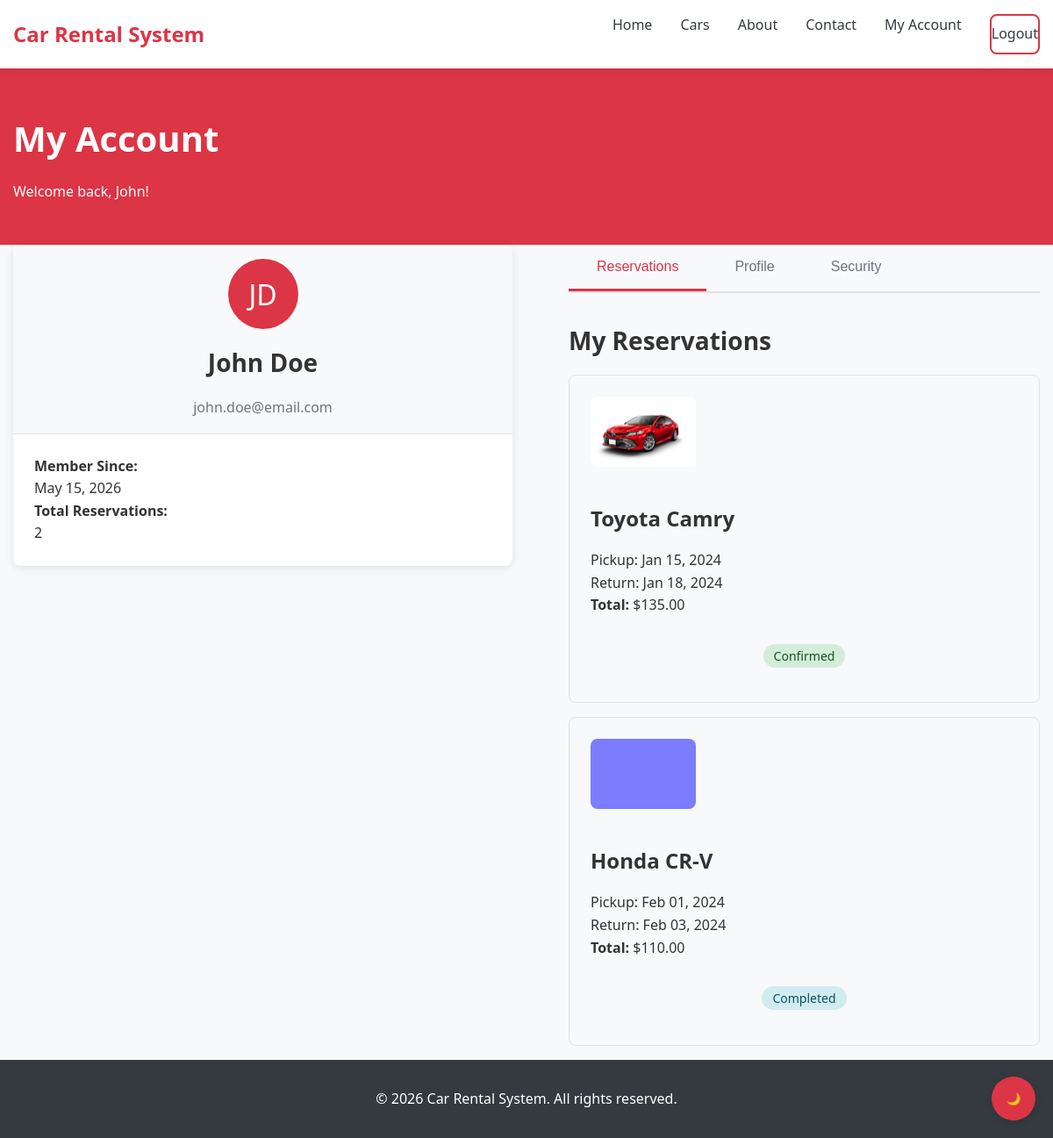
Screenshot of /account/index.php (signed in) with the database file from the repository.
### tables this page shows
CREATE TABLE users (
    id INT PRIMARY KEY AUTO_INCREMENT,
    first_name VARCHAR(50) NOT NULL,
    last_name VARCHAR(50) NOT NULL,
    email VARCHAR(100) UNIQUE NOT NULL,
    phone VARCHAR(20),
    password VARCHAR(255) NOT NULL,
    address TEXT,
    created_at TIMESTAMP DEFAULT CURRENT_TIMESTAMP,
    updated_at TIMESTAMP DEFAULT CURRENT_TIMESTAMP ON UPDATE CURRENT_TIMESTAMP
);

CREATE TABLE reservations (
    id INT PRIMARY KEY AUTO_INCREMENT,
    user_id INT NOT NULL,
    car_id INT NOT NULL,
    pickup_date DATE NOT NULL,
    return_date DATE NOT NULL,
    total_amount DECIMAL(10,2) NOT NULL,
    status ENUM('Pending', 'Confirmed', 'Cancelled', 'Completed') DEFAULT 'Pending',
    created_at TIMESTAMP DEFAULT CURRENT_TIMESTAMP,
    updated_at TIMESTAMP DEFAULT CURRENT_TIMESTAMP ON UPDATE CURRENT_TIMESTAMP,
    FOREIGN KEY (user_id) REFERENCES users(id) ON DELETE CASCADE,
    FOREIGN KEY (car_id) REFERENCES cars(id) ON DELETE CASCADE
);

CREATE TABLE cars (
    id INT PRIMARY KEY AUTO_INCREMENT,
    brand VARCHAR(50) NOT NULL,
    model VARCHAR(50) NOT NULL,
    year INT NOT NULL,
    price_per_day DECIMAL(10,2) NOT NULL,
    fuel_type ENUM('Petrol', 'Diesel', 'Electric', 'Hybrid') NOT NULL,
    transmission ENUM('Manual', 'Automatic') NOT NULL,
    seats INT NOT NULL,
    description TEXT,
    image1 VARCHAR(255),
    image2 VARCHAR(255),
    image3 VARCHAR(255),
    available BOOLEAN DEFAULT TRUE,
    created_at TIMESTAMP DEFAULT CURRENT_TIMESTAMP,
    updated_at TIMESTAMP DEFAULT CURRENT_TIMESTAMP ON UPDATE CURRENT_TIMESTAMP
);

### includes/database.php (called while the page is built, shortened)
<?php
class Database {
    private $host = DB_HOST;
    private $db_name = DB_NAME;
    private $username = DB_USER;
    private $password = DB_PASS;
    public function getConnection() {
        $this->conn = null;
        try {
            $this->conn = new PDO(
                "mysql:host=" . $this->host . ";dbname=" . $this->db_name,
                $this->username,
                $this->password
            );
            $this->conn->setAttribute(PDO::ATTR_ERRMODE, PDO::ERRMODE_EXCEPTION);
            $this->conn->exec("set names utf8");
        } catch(PDOException $exception) {
            echo "Connection error: " . $exception->getMessage();
        }
        return $this->conn;
    }
}
function executeQuery($sql, $params = []) {
    $database = new Database();
    $conn = $database->getConnection();
    try {
        $stmt = $conn->prepare($sql);
        $stmt->execute($params);
        return $stmt;
    } catch(PDOException $exception) {
        echo "Query error: " . $exception->getMessage();
        return false;
    }
}
function fetchAll($sql, $params = []) {
    $stmt = executeQuery($sql, $params);
    return $stmt ? $stmt->fetchAll(PDO::FETCH_ASSOC) : [];
}
function fetchOne($sql, $params = []) {
    $stmt = executeQuery($sql, $params);
    return $stmt ? $stmt->fetch(PDO::FETCH_ASSOC) : null;
}
?>

### includes/functions.php (called while the page is built, shortened)
<?php
function formatPrice($price) {
    return '$' . number_format($price, 2);
}
function formatDate($date, $format = 'M d, Y') {
    return date($format, strtotime($date));
}
?>

### account/index.php (the view, shortened to what this page needs)
<?php
require_once '../includes/database.php';
require_once '../includes/functions.php';
$user_id = $_SESSION['user_id'];
$user = fetchOne("SELECT * FROM users WHERE id = ?", [$user_id]);
$reservations = fetchAll("SELECT r.*, c.brand, c.model, c.image1
                         FROM reservations r
                         JOIN cars c ON r.car_id = c.id
                         WHERE r.user_id = ?
                         ORDER BY r.created_at DESC", [$user_id]);
?>
<!DOCTYPE html>
<html lang="en">
<head>
    <link rel="stylesheet" href="../css/style.css">
</head>
<body>
    <nav class="navbar">
        <div class="container">
            <div class="logo"><?php echo SITE_NAME; ?></div>
            <ul class="nav-links">
                <li><a href="../index.php">Home</a></li>
                <li><a href="../cars.php">Cars</a></li>
                <li><a href="../index.php#about">About</a></li>
                <li><a href="../index.php#contact">Contact</a></li>
                <li><a href="index.php" class="active">My Account</a></li>
                <li><a href="../auth/logout.php" class="btn btn-outline">Logout</a></li>
            </ul>
        </div>
    </nav>
    <section class="section" style="background-color: var(--primary-color); color: white; padding: 3rem 0;">
        <div class="container">
            <h1>My Account</h1>
            <p>Welcome back, <?php echo htmlspecialchars($user['first_name']); ?>!</p>
        </div>
    </section>
    <section class="section">
        <div class="container">
            <div class="row" style="align-items: start;">
                <div style="flex: 1; min-width: 250px;">
                    <div class="card">
                        <div class="card-header text-center">
                            <div style="width: 80px; height: 80px; background-color: var(--primary-color); color: white;
                                        border-radius: 50%; display: flex; align-items: center; justify-content: center;
                                        margin: 0 auto 1rem; font-size: 2rem;">
                                <?php echo strtoupper(substr($user['first_name'], 0, 1) . substr($user['last_name'], 0, 1)); ?>
                            </div>
                            <h3><?php echo htmlspecialchars($user['first_name'] . ' ' . $user['last_name']); ?></h3>
                            <p style="color: var(--gray);"><?php echo htmlspecialchars($user['email']); ?></p>
                        </div>
                        <div class="card-body">
                            <div style="text-align: left;">
                                <p><strong>Member Since:</strong><br><?php echo formatDate($user['created_at']); ?></p>
                                <p><strong>Total Reservations:</strong><br><?php echo count($reservations); ?></p>
                            </div>
                        </div>
                    </div>
                </div>
                <div style="flex: 3; margin-left: 2rem;">
                    <div class="dashboard-tabs">
                        <button class="tab-button active" onclick="showTab('reservations')">Reservations</button>
                        <button class="tab-button" onclick="showTab('profile')">Profile</button>
                        <button class="tab-button" onclick="showTab('security')">Security</button>
                    </div>
                    <div id="reservations" class="tab-content active">
                        <h3>My Reservations</h3>
                        <?php if (empty($reservations)): ?>
                            <div class="text-center" style="padding: 3rem;">
                                <h4>No reservations yet</h4>
                                <p>Start by browsing our available cars and making your first reservation.</p>
                                <a href="../cars.php" class="btn btn-primary">Browse Cars</a>
                            </div>
                        <?php else: ?>
                            <?php foreach ($reservations as $reservation): ?>
                                <div class="reservation-card">
                                    <div class="row" style="align-items: center;">
                                        <div style="flex: 1;">
                                            <img src="../uploads/<?php echo $reservation['image1']; ?>"
                                                 alt="<?php echo $reservation['brand'] . ' ' . $reservation['model']; ?>"
                                                 style="width: 120px; height: 80px; object-fit: cover; border-radius: var(--border-radius);">
                                        </div>
                                        <div style="flex: 2;">
                                            <h4><?php echo $reservation['brand'] . ' ' . $reservation['model']; ?></h4>
                                            <p>Pickup: <?php echo formatDate($reservation['pickup_date']); ?></p>
                                            <p>Return: <?php echo formatDate($reservation['return_date']); ?></p>
                                            <p><strong>Total:</strong> <?php echo formatPrice($reservation['total_amount']); ?></p>
                                        </div>
                                        <div style="flex: 1; text-align: center;">
                                            <span class="status-badge status-<?php echo strtolower($reservation['status']); ?>">
                                                <?php echo $reservation['status']; ?>
                                            </span>
                                        </div>
                                    </div>
                                </div>
                            <?php endforeach; ?>
                        <?php endif; ?>
                    </div>
                </div>
            </div>
        </div>
    </section>
    <footer class="footer" style="background-color: #343a40; color: white; padding: 2rem 0;">
        <div class="container text-center">
            <p>&copy; <?php echo date('Y'); ?> <?php echo SITE_NAME; ?>. All rights reserved.</p>
        </div>
    </footer>
    <button id="themeToggle" class="theme-toggle" onclick="toggleTheme()">🌙</button>
</body>
</html>

### css/style.css (style rules this page uses)
:root { --primary-color: #dc3545; --secondary-color: #343a40; --accent-color: #ffc107; --success-color: #28a745; --danger-color: #dc3545; --warning-color: #ffc107; --info-color: #17a2b8; --light-color: #f8f9fa; --dark-color: #343a40; --white: #ffffff; --gray: #6c757d; --border-radius: 8px; --box-shadow: 0 2px 10px rgba(0,0,0,0.1); --transition: all 0.3s ease; }
* { margin: 0; padding: 0; box-sizing: border-box; }
body { font-family: 'Segoe UI', Tahoma, Geneva, Verdana, sans-serif; line-height: 1.6; color: #333; background-color: #f8f9fa; }
.container { max-width: 1200px; margin: 0 auto; padding: 0 15px; }
h1, h2, h3, h4, h5, h6 { font-weight: 600; margin-bottom: 1rem; }
h1 { font-size: 2.5rem; }
h3 { font-size: 1.75rem; }
h4 { font-size: 1.5rem; }
a { color: var(--primary-color); text-decoration: none; transition: var(--transition); }
.btn { display: inline-block; padding: 12px 24px; border: none; border-radius: var(--border-radius); cursor: pointer; font-size: 1rem; font-weight: 500; text-align: center; transition: var(--transition); text-decoration: none; }
.btn-outline { background-color: transparent; border: 2px solid var(--primary-color); color: var(--primary-color); }
.navbar { background-color: var(--white); box-shadow: var(--box-shadow); position: sticky; top: 0; z-index: 1000; }
.navbar .container { display: flex; justify-content: space-between; align-items: center; padding: 1rem 15px; }
.logo { font-size: 1.5rem; font-weight: bold; color: var(--primary-color); }
.nav-links { display: flex; list-style: none; gap: 2rem; }
.nav-links a { color: var(--dark-color); font-weight: 500; padding: 0.5rem 0; position: relative; }
.nav-links a::after { content: ''; position: absolute; bottom: 0; left: 0; width: 0; height: 2px; background-color: var(--primary-color); transition: var(--transition); }
.card { background-color: var(--white); border-radius: var(--border-radius); box-shadow: var(--box-shadow); overflow: hidden; transition: var(--transition); }
.card-header { padding: 1rem; background-color: var(--light-color); border-bottom: 1px solid #dee2e6; }
.card-body { padding: 1.5rem; }
.row { display: grid; grid-template-columns: repeat(auto-fit, minmax(300px, 1fr)); gap: 2rem; }
.text-center { text-align: center; }
.theme-toggle { position: fixed; bottom: 20px; right: 20px; background-color: var(--primary-color); color: var(--white); border: none; border-radius: 50%; width: 50px; height: 50px; cursor: pointer; box-shadow: var(--box-shadow); transition: var(--transition); z-index: 1000; }

### account/index.php (style rules this page uses)
.dashboard-tabs { display: flex; border-bottom: 2px solid #dee2e6; margin-bottom: 2rem; }
.tab-button { padding: 1rem 2rem; background: none; border: none; cursor: pointer; font-size: 1rem; font-weight: 500; color: var(--gray); border-bottom: 3px solid transparent; transition: var(--transition); }
.tab-button.active { color: var(--primary-color); border-bottom-color: var(--primary-color); }
.tab-content { display: none; }
.tab-content.active { display: block; }
.reservation-card { border: 1px solid #dee2e6; border-radius: var(--border-radius); padding: 1.5rem; margin-bottom: 1rem; transition: var(--transition); }
.status-badge { padding: 0.25rem 0.75rem; border-radius: 20px; font-size: 0.875rem; font-weight: 500; }
.status-confirmed { background-color: #d4edda; color: #155724; }
.status-completed { background-color: #d1ecf1; color: #0c5460; }

### rows the page displays
users: first_name "John", first_name+last_name "JD", first_name+last_name "John Doe", email "john.doe@email.com", created_at "May 15, 2026"
reservations: car.image1 (picture), car.brand "Toyota", car.model "Camry", pickup_date "Jan 15, 2024", return_date "Jan 18, 2024", total_amount "$135.00", status "Confirmed"
reservations: car.image1 (picture), car.brand "Honda", car.model "CR-V", pickup_date "Feb 01, 2024", return_date "Feb 03, 2024", total_amount "$110.00", status "Completed"

### other values shown
SITE_NAME "Car Rental System"
count($reservations) "2"
